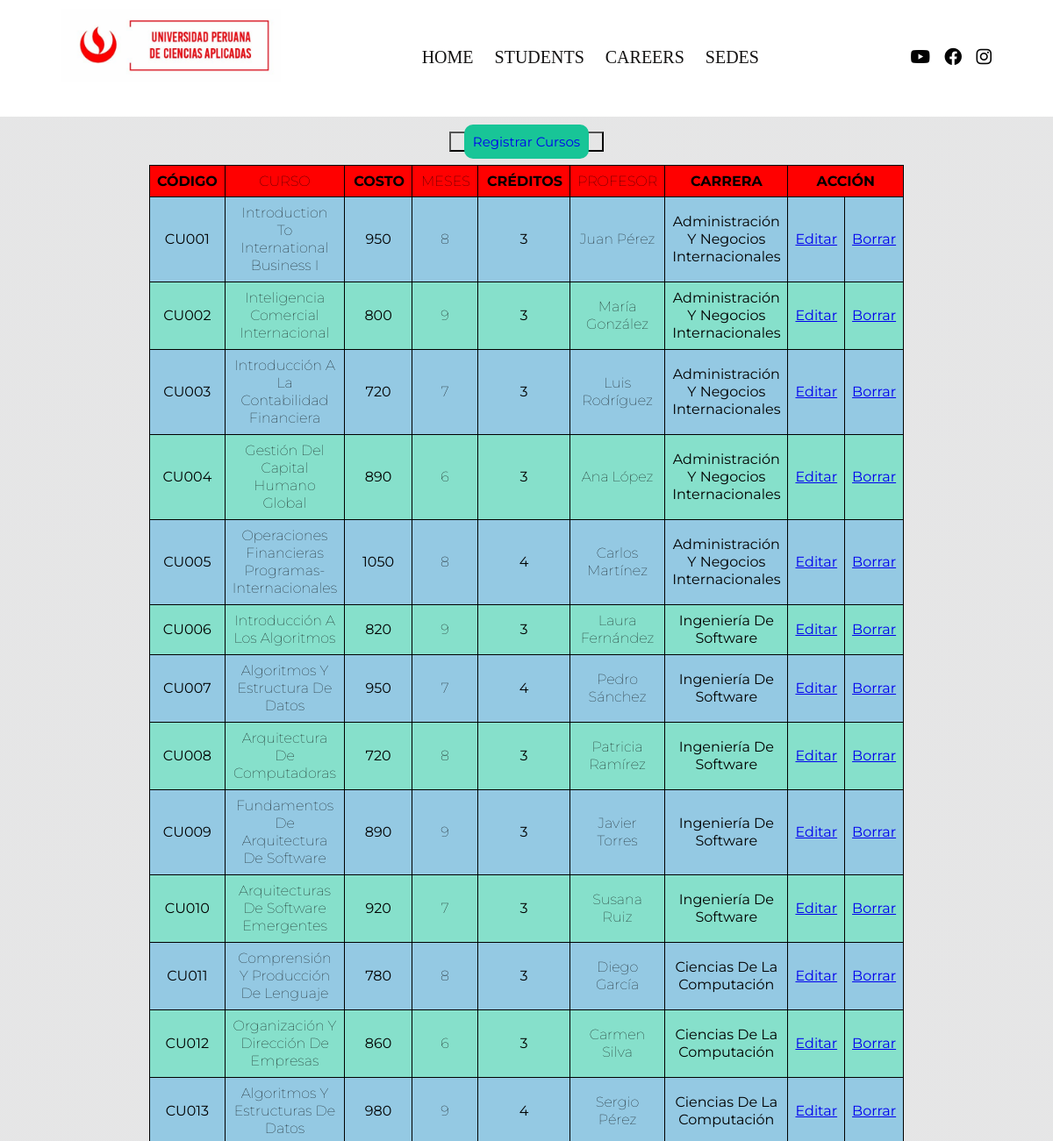
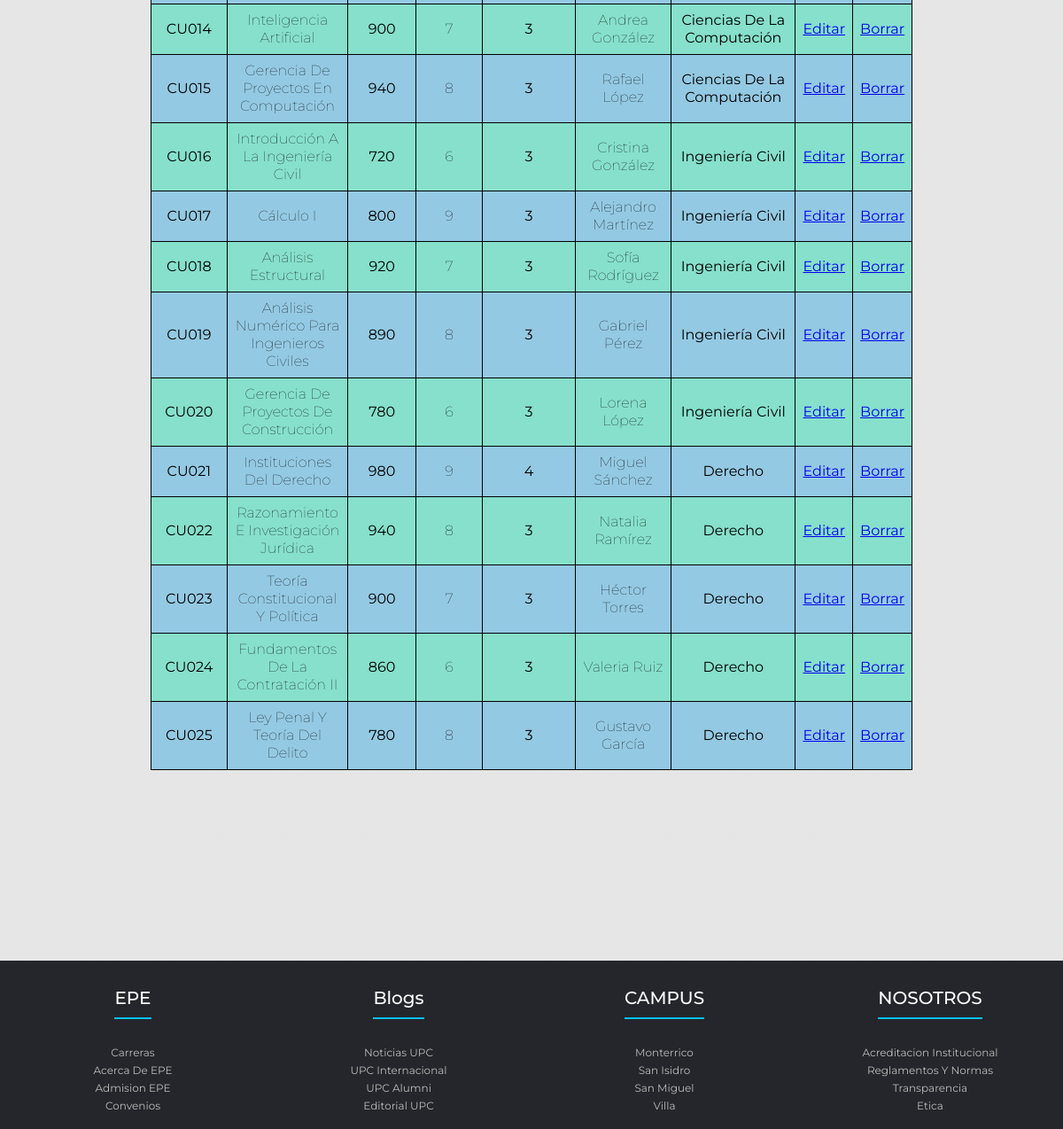
Screenshot of /pages/listar_curso.php with the database file from the repository (2 pictures, top to bottom).
### tables this page shows
CREATE TABLE tb_cursos (
Cod_curso CHAR(5) PRIMARY KEY NOT NULL,
Curso VARCHAR(50),
Duración INT(10),
Costo FLOAT(15) NOT NULL,
Creditos CHAR(1),
Curso_cod_carrera CHAR(5),
Curso_cod_profesor CHAR(5) NOT NULL);

CREATE TABLE tb_profesores (
Cod_profesor CHAR(5) PRIMARY KEY NOT NULL,
Nombre_completo VARCHAR(40) NOT NULL);

CREATE TABLE tb_carreras (
Cod_carrera CHAR(5) PRIMARY KEY NOT NULL,
Carrera VARCHAR(50));

### pages/class/crud_curso.php (the view, shortened to what this page needs)
<?php
    class CrudCurso extends Conexion {
        public function ListarCursos() {
            $cn = $this->Conectar();
            $query = "";
            $query .= "select a.Cod_curso, a.curso, a.Costo,a.Duración,a.Creditos, c.Nombre_completo,s.Carrera ";
            $query .= "from tb_cursos a inner join tb_profesores c ON a.Curso_cod_profesor = c.Cod_profesor ";
            $query .= "inner join tb_carreras s on a.Curso_cod_carrera = s.Cod_carrera order by Cod_curso asc;";
            $sentencia = $cn->prepare($query);
            $sentencia->execute();
            echo "<table class='tabla1'>";
            echo "<tr><th>CÓDIGO</th><th>CURSO</th><th style='padding-left: 10px;'>COSTO</th><th style='padding-left: 10px;'>MESES</th><th style='padding-left: 10px;'>CRÉDITOS</th><th>PROFESOR</th><th>CARRERA</th><th colspan='3'>ACCIÓN</th></tr>";
            while ($arr_prod = $sentencia->fetch(PDO::FETCH_ASSOC)) {
                echo "<tr>";
                echo "<td class='codcurso'>".$arr_prod["Cod_curso"]."</td>";
                echo "<td class='curso'>".$arr_prod["curso"]."</td>";
                echo "<td>".$arr_prod["Costo"]."</td>";
                echo "<td>".$arr_prod["Duración"]."</td>";
                echo "<td>".$arr_prod["Creditos"]."</td>";
                echo "<td>".$arr_prod["Nombre_completo"]."</td>";
                echo "<td>".$arr_prod["Carrera"]."</td>";
                echo "<td><a href='#' class='btn4'>Editar</a></td>";
                echo "<td><a href='#' class='btn5'>Borrar</a></td>";
                echo "</tr>";
            }
            echo "</table>";
        }
    }

### pages/listar_curso.php (shortened to what this page needs)
<!DOCTYPE html>
<html lang="es">
<?php
$ruta = "..";
include("../pages/includes/cabecera.php");
?>
<body>
    <?php
        include("../pages/includes/menu.php");
        require("../pages/class/crud_curso.php");
        $ca = new CrudCurso();
    ?>
    <div class="content">
      <section>
    <div class="reg">
      <button><a href="registrar_curso.php">Registrar Cursos</a></button>
      </div>
        <article>
              <?php
                $ca->ListarCursos();
              ?>
        </article>
      </section>
    </div>
    <?php
  include("../pages/includes/pie.php");
?>
</body>
</html>

### pages/includes/cabecera.php (shortened to what this page needs)
<head>
  <link rel="stylesheet" href="https://cdnjs.cloudflare.com/ajax/libs/font-awesome/4.7.0/css/font-awesome.min.css">
    <link rel="stylesheet" href="https://cdnjs.cloudflare.com/ajax/libs/font-awesome/6.1.1/css/all.min.css"/>
    <link rel="stylesheet" href="https://cdnjs.cloudflare.com/ajax/libs/font-awesome/6.2.1/css/all.min.css">
    <link rel="stylesheet" type="text/css" href="<?=$ruta?>/css/barra.css" />
    <link rel="stylesheet" href="<?=$ruta?>/css/style.css">
    <link rel="stylesheet" type="text/css" href="<?=$ruta?>/css/estilos.css" />
    <link rel="stylesheet" type="text/css" href="<?=$ruta?>/css/columnas.css" />
</head>

### pages/includes/menu.php
<div class="contenido">
<header>
    <div class="contenido-header">
        <div class="logo">
            <img src="<?=$ruta?>/imagenes/logo.jpeg" alt="Logo de la empresa">
                </div>
                    <nav id="nav" class="">
                        <ul id="links">
                            <li><a href="<?=$ruta?>/index.php" >HOME</i></a></li>
                            <li><a href="<?=$ruta?>/pages/listar_alumnos.php">STUDENTS</i></a></li>
                            <li><a href="<?=$ruta?>/pages/listar_curso.php">CAREERS</i></a></li>
                            <li><a href="<?=$ruta?>/pages/sedes.php">SEDES</i></a></li>
                        </ul>
                    </nav>
                    <div class="redes">
                        <a href="https://www.youtube.com/@codigoweb"><i class="fa-brands fa-youtube"></i></a>
                        <a href="https://www.facebook.com/profile.php?id=100084803735339&mibextid=ZbWKwL"><i class="fa-brands fa-facebook"></i></a>
                        <a href="https://www.instagram.com/cristiano/?igshid=YmMyMTA2M2Y%3D"><i class="fa-brands fa-instagram"></i></a>
                    </div>
                </div>
            </header>
            </div>

### pages/includes/pie.php
<footer class="footer">
<div class="container">
    <div class="footer-row">
        <div class="footer-links">
            <h4>EPE</h4>
            <ul>
                <li><a href="#">Carreras</a></li>
                <li><a href="#">Acerca de EPE</a></li>
                <li><a href="#">Admision EPE</a></li>
                <li><a href="#">Convenios</a></li>
            </ul>
        </div>
        <div class="footer-links">
            <h4>Blogs</h4>
            <ul>
                 <li><a href="#">Noticias UPC</a></li>
                 <li><a href="#">UPC Internacional</a></li>
                 <li><a href="#">UPC Alumni</a></li>
                 <li><a href="#">Editorial UPC</a></li>
             </ul>
         </div>
         <div class="footer-links">
            <h4>CAMPUS</h4>
            <ul>
                 <li><a href="#">Monterrico</a></li>
                <li><a href="#">San Isidro</a></li>
                <li><a href="#">San Miguel</a></li>
                 <li><a href="#">Villa</a></li>
             </ul>
         </div>
         <div class="footer-links">
            <h4>NOSOTROS</h4>
            <ul>
                 <li><a href="#">Acreditacion Institucional</a></li>
                <li><a href="#">Reglamentos y Normas</a></li>
                <li><a href="#">Transparencia</a></li>
                 <li><a href="#">Etica</a></li>
             </ul>
         </div>
    </div>
</div>
</footer>

### css/barra.css (style rules this page uses)
* { margin: 0; padding: 0; box-sizing: border-box; font-family: 'Montserrat'; }
.logo img { max-width: 250px; height: auto; }
html { scroll-behavior: smooth; }
body { background: #2b0a0a; }
.contenido header { background-color: rgb(255, 255, 255); position: fixed; width: 100%; z-index: 100; top: 0; }
.contenido header .contenido-header { max-width: 1100px; margin: auto; display: flex; justify-content: space-between; align-items: center; padding: 10px 20px; }
.contenido header .contenido-header nav ul { list-style: none; display: flex; align-items: center; }
.contenido header .contenido-header nav ul li a { text-decoration: none; color: #141313; margin: 0 12px; font-weight: 400; transition: .5s; font-family: "zizou-slab-bold"; font-size: 20px; }
.contenido header .contenido-header .redes a { text-decoration: none; color: #030303; display: inline-block; margin-left: 12px; transition: .1s; font-size: 20px; }
footer { background-color:white; color: #000000; text-align: center; padding: 30px 0; }
footer a { text-decoration: none; color: #0f0f0f; display: inline-block; margin: 5px; font-size: 26px; }

### css/style.css (style rules this page uses)
* { margin: 0; padding: 0; box-sizing: border-box; list-style: none; }
body { font-family: sans-serif; text-transform: capitalize; }
.container { max-width: 1200px; }
.footer { margin-top: 200px; background-color: #24262B; width: 100%; height: 190px; }
.footer-row { display: flex; flex-wrap: wrap; }
.footer-links { width: 25%; background-color: #24262B; }
.footer-links h4 { font-size: 20px; color:#FFFFFF; margin-bottom: 25px; font-weight: 500; border-bottom: 2px solid #00C3FF; padding-bottom:10px; display:inline-block; }
.footer-links ul li a { font-size: 12px; text-decoration: none; color:#BBBBBB; display: block; transition: all .3s ease; }

### css/estilos.css (style rules this page uses)
* { margin: 0px; padding: 0px; }
body { font-family: 'Gill Sans', 'Gill Sans MT', Calibri, 'Trebuchet MS', sans-serif; font-size: 1em; background: linear-gradient(rgba(5,7,12,0.10),rgba(5,7,12,0.10)), url("https://www.upc.edu.pe/nosotros/campus/campus-monterrico/img/monterrico-1.jpg") no-repeat center center fixed; background-size: cover; }
header { width: 100%; line-height: 70px; text-align: center; }
.content { margin-top: 150px; display: flex; justify-content: center; align-items: center; background: transparent }
section>article>table { width: 45%; margin: 15px auto; border: 1px solid rgb(145, 177, 199)9; border-spacing: 0px; border-radius: 10px; }
th { background-color: red; height: 2em; }
tr:nth-child(even) { background-color: rgb(148, 201, 227); }
tr:nth-child(odd) { background-color: rgb(134, 224, 203); }
td { padding: 8px; line-height: 20px; }
.reg { display: flex; justify-content: center; align-items: center; }
.reg>button>a { font-size: 15px; margin: 15px; padding: 10px; text-decoration: none; background-color: rgb(24, 197, 151); border-radius: 10px; transition: 0.1 ease; }
.reg>button { background: none; }
button>a { background-color: red; }

### css/columnas.css (style rules this page uses)
table { border-collapse: collapse; width: 100%; }
th, td { border: 1px solid black; padding: 8px; text-align: center; }
th:nth-child(2), th:nth-child(4), th:nth-child(6), td:nth-child(2), td:nth-child(4), td:nth-child(6) { font-weight: lighter; }

### rows the page displays
tb_cursos: Cod_curso "CU001", Curso "Introduction To International Business I", Costo "950", Duración "8", Creditos "3", Curso_cod_profesor.Nombre_completo "Juan Pérez", Curso_cod_carrera.Carrera "Administración Y Negocios Internacionales"
tb_cursos: Cod_curso "CU002", Curso "Inteligencia Comercial Internacional", Costo "800", Duración "9", Creditos "3", Curso_cod_profesor.Nombre_completo "María González", Curso_cod_carrera.Carrera "Administración Y Negocios Internacionales"
tb_cursos: Cod_curso "CU003", Curso "Introducción A La Contabilidad Financiera", Costo "720", Duración "7", Creditos "3", Curso_cod_profesor.Nombre_completo "Luis Rodríguez", Curso_cod_carrera.Carrera "Administración Y Negocios Internacionales"
tb_cursos: Cod_curso "CU004", Curso "Gestión Del Capital Humano Global", Costo "890", Duración "6", Creditos "3", Curso_cod_profesor.Nombre_completo "Ana López", Curso_cod_carrera.Carrera "Administración Y Negocios Internacionales"
tb_cursos: Cod_curso "CU005", Curso "Operaciones Financieras Programas-Internacionales", Costo "1050", Duración "8", Creditos "4", Curso_cod_profesor.Nombre_completo "Carlos Martínez", Curso_cod_carrera.Carrera "Administración Y Negocios Internacionales"
tb_cursos: Cod_curso "CU006", Curso "Introducción A Los Algoritmos", Costo "820", Duración "9", Creditos "3", Curso_cod_profesor.Nombre_completo "Laura Fernández", Curso_cod_carrera.Carrera "Ingeniería De Software"
tb_cursos: Cod_curso "CU007", Curso "Algoritmos Y Estructura De Datos", Costo "950", Duración "7", Creditos "4", Curso_cod_profesor.Nombre_completo "Pedro Sánchez", Curso_cod_carrera.Carrera "Ingeniería De Software"
tb_cursos: Cod_curso "CU008", Curso "Arquitectura De Computadoras", Costo "720", Duración "8", Creditos "3", Curso_cod_profesor.Nombre_completo "Patricia Ramírez", Curso_cod_carrera.Carrera "Ingeniería De Software"
tb_cursos: Cod_curso "CU009", Curso "Fundamentos De Arquitectura De Software", Costo "890", Duración "9", Creditos "3", Curso_cod_profesor.Nombre_completo "Javier Torres", Curso_cod_carrera.Carrera "Ingeniería De Software"
tb_cursos: Cod_curso "CU010", Curso "Arquitecturas De Software Emergentes", Costo "920", Duración "7", Creditos "3", Curso_cod_profesor.Nombre_completo "Susana Ruiz", Curso_cod_carrera.Carrera "Ingeniería De Software"
tb_cursos: Cod_curso "CU011", Curso "Comprensión Y Producción De Lenguaje", Costo "780", Duración "8", Creditos "3", Curso_cod_profesor.Nombre_completo "Diego García", Curso_cod_carrera.Carrera "Ciencias De La Computación"
tb_cursos: Cod_curso "CU012", Curso "Organización Y Dirección De Empresas", Costo "860", Duración "6", Creditos "3", Curso_cod_profesor.Nombre_completo "Carmen Silva", Curso_cod_carrera.Carrera "Ciencias De La Computación"
tb_cursos: Cod_curso "CU013", Curso "Algoritmos Y Estructuras De Datos", Costo "980", Duración "9", Creditos "4", Curso_cod_profesor.Nombre_completo "Sergio Pérez", Curso_cod_carrera.Carrera "Ciencias De La Computación"
tb_cursos: Cod_curso "CU014", Curso "Inteligencia Artificial", Costo "900", Duración "7", Creditos "3", Curso_cod_profesor.Nombre_completo "Andrea González", Curso_cod_carrera.Carrera "Ciencias De La Computación"
tb_cursos: Cod_curso "CU015", Curso "Gerencia De Proyectos En Computación", Costo "940", Duración "8", Creditos "3", Curso_cod_profesor.Nombre_completo "Rafael López", Curso_cod_carrera.Carrera "Ciencias De La Computación"
tb_cursos: Cod_curso "CU016", Curso "Introducción A La Ingeniería Civil", Costo "720", Duración "6", Creditos "3", Curso_cod_profesor.Nombre_completo "Cristina González", Curso_cod_carrera.Carrera "Ingeniería Civil"
tb_cursos: Cod_curso "CU017", Curso "Cálculo I", Costo "800", Duración "9", Creditos "3", Curso_cod_profesor.Nombre_completo "Alejandro Martínez", Curso_cod_carrera.Carrera "Ingeniería Civil"
tb_cursos: Cod_curso "CU018", Curso "Análisis Estructural", Costo "920", Duración "7", Creditos "3", Curso_cod_profesor.Nombre_completo "Sofía Rodríguez", Curso_cod_carrera.Carrera "Ingeniería Civil"
tb_cursos: Cod_curso "CU019", Curso "Análisis Numérico Para Ingenieros Civiles", Costo "890", Duración "8", Creditos "3", Curso_cod_profesor.Nombre_completo "Gabriel Pérez", Curso_cod_carrera.Carrera "Ingeniería Civil"
tb_cursos: Cod_curso "CU020", Curso "Gerencia De Proyectos De Construcción", Costo "780", Duración "6", Creditos "3", Curso_cod_profesor.Nombre_completo "Lorena López", Curso_cod_carrera.Carrera "Ingeniería Civil"
tb_cursos: Cod_curso "CU021", Curso "Instituciones Del Derecho", Costo "980", Duración "9", Creditos "4", Curso_cod_profesor.Nombre_completo "Miguel Sánchez", Curso_cod_carrera.Carrera "Derecho"
tb_cursos: Cod_curso "CU022", Curso "Razonamiento E Investigación Jurídica", Costo "940", Duración "8", Creditos "3", Curso_cod_profesor.Nombre_completo "Natalia Ramírez", Curso_cod_carrera.Carrera "Derecho"
tb_cursos: Cod_curso "CU023", Curso "Teoría Constitucional Y Política", Costo "900", Duración "7", Creditos "3", Curso_cod_profesor.Nombre_completo "Héctor Torres", Curso_cod_carrera.Carrera "Derecho"
tb_cursos: Cod_curso "CU024", Curso "Fundamentos De La Contratación II", Costo "860", Duración "6", Creditos "3", Curso_cod_profesor.Nombre_completo "Valeria Ruiz", Curso_cod_carrera.Carrera "Derecho"
tb_cursos: Cod_curso "CU025", Curso "Ley Penal Y Teoría Del Delito", Costo "780", Duración "8", Creditos "3", Curso_cod_profesor.Nombre_completo "Gustavo García", Curso_cod_carrera.Carrera "Derecho"
